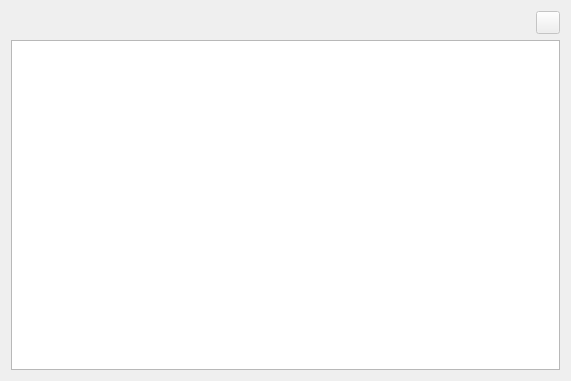
<?xml version="1.0" encoding="UTF-8"?>
<ui version="4.0">
  <class>wzpDisplayFields</class>
  <widget class="QWizardPage" name="wzpDisplayFields">
    <property name="geometry">
      <rect>
        <x>0</x>
        <y>0</y>
        <width>571</width>
        <height>381</height>
      </rect>
    </property>
    <property name="windowTitle">
      <string>Additional Population Fields</string>
    </property>
    <property name="title">
      <string>Additional Population Fields</string>
    </property>
    <property name="subTitle">
      <string>Configure additional fields from the population layer for district analysis</string>
    </property>
    <layout class="QGridLayout" name="gridLayout">
      <item row="1" column="1">
        <widget class="QToolButton" name="btnAddField">
          <property name="enabled">
            <bool>false</bool>
          </property>
          <property name="text">
            <string />
          </property>
          <property name="icon">
            <iconset theme="list-add">
              <normaloff>.</normaloff>
              .
            </iconset>
          </property>
        </widget>
      </item>
      <item row="1" column="0">
        <widget class="QgsFieldExpressionWidget" name="fexDataField">
          <property name="expressionDialogTitle">
            <string>Define Expression</string>
          </property>
        </widget>
      </item>
      <item row="2" column="0" colspan="2">
        <widget class="RdsFieldTableView" name="tblDataFields">
          <property name="alternatingRowColors">
            <bool>true</bool>
          </property>
          <property name="selectionMode">
            <enum>QAbstractItemView::SingleSelection</enum>
          </property>
          <property name="selectionBehavior">
            <enum>QAbstractItemView::SelectRows</enum>
          </property>
          <attribute name="horizontalHeaderStretchLastSection">
            <bool>true</bool>
          </attribute>
        </widget>
      </item>
    </layout>
  </widget>
  <customwidgets>
    <customwidget>
      <class>QgsFieldExpressionWidget</class>
      <extends>QWidget</extends>
      <header>qgsfieldexpressionwidget.h</header>
    </customwidget>
    <customwidget>
      <class>RdsFieldTableView</class>
      <extends>QTableView</extends>
      <header>.RedistrictingWidgets</header>
    </customwidget>
  </customwidgets>
  <tabstops>
    <tabstop>btnAddField</tabstop>
    <tabstop>tblDataFields</tabstop>
  </tabstops>
  <resources />
  <connections />
</ui>
